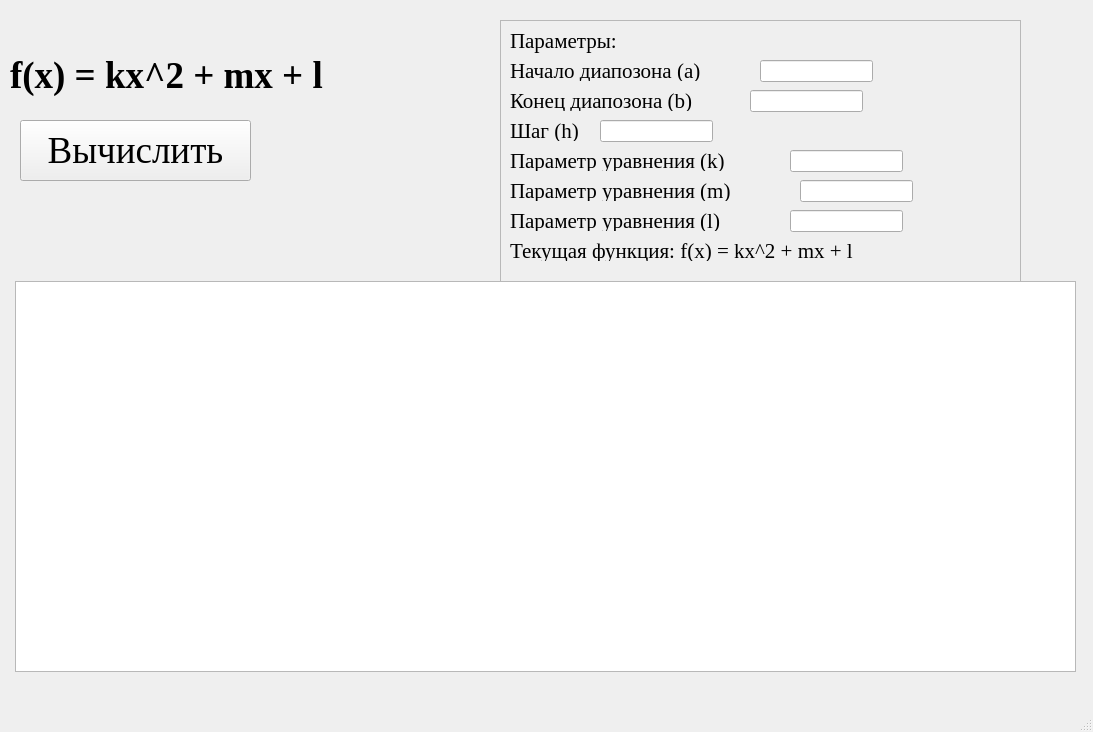
<?xml version="1.0" encoding="UTF-8"?>
<ui version="4.0">
 <class>MainWindow</class>
 <widget class="QMainWindow" name="MainWindow">
  <property name="geometry">
   <rect>
    <x>0</x>
    <y>0</y>
    <width>1093</width>
    <height>732</height>
   </rect>
  </property>
  <property name="windowTitle">
   <string>MainWindow</string>
  </property>
  <widget class="QWidget" name="centralwidget">
   <widget class="QLabel" name="label">
    <property name="geometry">
     <rect>
      <x>10</x>
      <y>20</y>
      <width>421</width>
      <height>111</height>
     </rect>
    </property>
    <property name="font">
     <font>
      <family>Times New Roman</family>
      <pointsize>28</pointsize>
      <weight>75</weight>
      <bold>true</bold>
     </font>
    </property>
    <property name="tabletTracking">
     <bool>false</bool>
    </property>
    <property name="text">
     <string>f(x) = kx^2 + mx + l</string>
    </property>
   </widget>
   <widget class="QPushButton" name="pushButton">
    <property name="geometry">
     <rect>
      <x>20</x>
      <y>120</y>
      <width>231</width>
      <height>61</height>
     </rect>
    </property>
    <property name="font">
     <font>
      <family>Times New Roman</family>
      <pointsize>28</pointsize>
     </font>
    </property>
    <property name="text">
     <string>Вычислить</string>
    </property>
   </widget>
   <widget class="QFrame" name="frame">
    <property name="geometry">
     <rect>
      <x>500</x>
      <y>20</y>
      <width>521</width>
      <height>341</height>
     </rect>
    </property>
    <property name="autoFillBackground">
     <bool>true</bool>
    </property>
    <property name="frameShape">
     <enum>QFrame::StyledPanel</enum>
    </property>
    <property name="frameShadow">
     <enum>QFrame::Raised</enum>
    </property>
    <widget class="QLabel" name="label_2">
     <property name="geometry">
      <rect>
       <x>10</x>
       <y>0</y>
       <width>151</width>
       <height>41</height>
      </rect>
     </property>
     <property name="font">
      <font>
       <family>Times New Roman</family>
       <pointsize>16</pointsize>
      </font>
     </property>
     <property name="text">
      <string>Параметры:</string>
     </property>
    </widget>
    <widget class="QLabel" name="label_3">
     <property name="geometry">
      <rect>
       <x>10</x>
       <y>40</y>
       <width>261</width>
       <height>21</height>
      </rect>
     </property>
     <property name="font">
      <font>
       <family>Times New Roman</family>
       <pointsize>16</pointsize>
      </font>
     </property>
     <property name="text">
      <string>Начало диапозона (а) </string>
     </property>
    </widget>
    <widget class="QLabel" name="label_4">
     <property name="geometry">
      <rect>
       <x>10</x>
       <y>70</y>
       <width>251</width>
       <height>21</height>
      </rect>
     </property>
     <property name="font">
      <font>
       <family>Times New Roman</family>
       <pointsize>16</pointsize>
      </font>
     </property>
     <property name="text">
      <string>Конец диапозона (b) </string>
     </property>
    </widget>
    <widget class="QLabel" name="label_5">
     <property name="geometry">
      <rect>
       <x>10</x>
       <y>100</y>
       <width>161</width>
       <height>21</height>
      </rect>
     </property>
     <property name="font">
      <font>
       <family>Times New Roman</family>
       <pointsize>16</pointsize>
      </font>
     </property>
     <property name="text">
      <string>Шаг (h)</string>
     </property>
    </widget>
    <widget class="QLabel" name="label_6">
     <property name="geometry">
      <rect>
       <x>10</x>
       <y>160</y>
       <width>291</width>
       <height>21</height>
      </rect>
     </property>
     <property name="font">
      <font>
       <family>Times New Roman</family>
       <pointsize>16</pointsize>
      </font>
     </property>
     <property name="text">
      <string>Параметр уравнения (m)</string>
     </property>
    </widget>
    <widget class="QLabel" name="label_7">
     <property name="geometry">
      <rect>
       <x>10</x>
       <y>190</y>
       <width>281</width>
       <height>21</height>
      </rect>
     </property>
     <property name="font">
      <font>
       <family>Times New Roman</family>
       <pointsize>16</pointsize>
      </font>
     </property>
     <property name="text">
      <string>Параметр уравнения (l)</string>
     </property>
    </widget>
    <widget class="QLabel" name="label_8">
     <property name="geometry">
      <rect>
       <x>10</x>
       <y>220</y>
       <width>461</width>
       <height>21</height>
      </rect>
     </property>
     <property name="font">
      <font>
       <family>Times New Roman</family>
       <pointsize>16</pointsize>
      </font>
     </property>
     <property name="text">
      <string>Текущая функция: f(x) = kx^2 + mx + l</string>
     </property>
    </widget>
    <widget class="QLineEdit" name="lineEdit_a">
     <property name="geometry">
      <rect>
       <x>260</x>
       <y>40</y>
       <width>113</width>
       <height>22</height>
      </rect>
     </property>
    </widget>
    <widget class="QLineEdit" name="lineEdit_b">
     <property name="geometry">
      <rect>
       <x>250</x>
       <y>70</y>
       <width>113</width>
       <height>22</height>
      </rect>
     </property>
    </widget>
    <widget class="QLineEdit" name="lineEdit_m">
     <property name="geometry">
      <rect>
       <x>300</x>
       <y>160</y>
       <width>113</width>
       <height>22</height>
      </rect>
     </property>
    </widget>
    <widget class="QLineEdit" name="lineEdit_h">
     <property name="geometry">
      <rect>
       <x>100</x>
       <y>100</y>
       <width>113</width>
       <height>22</height>
      </rect>
     </property>
    </widget>
    <widget class="QLabel" name="label_9">
     <property name="geometry">
      <rect>
       <x>10</x>
       <y>130</y>
       <width>291</width>
       <height>21</height>
      </rect>
     </property>
     <property name="font">
      <font>
       <family>Times New Roman</family>
       <pointsize>16</pointsize>
      </font>
     </property>
     <property name="text">
      <string>Параметр уравнения (k)</string>
     </property>
    </widget>
    <widget class="QLineEdit" name="lineEdit_k">
     <property name="geometry">
      <rect>
       <x>290</x>
       <y>130</y>
       <width>113</width>
       <height>22</height>
      </rect>
     </property>
    </widget>
    <widget class="QLineEdit" name="lineEdit_l">
     <property name="geometry">
      <rect>
       <x>290</x>
       <y>190</y>
       <width>113</width>
       <height>22</height>
      </rect>
     </property>
    </widget>
   </widget>
   <widget class="QTableWidget" name="tableWidget">
    <property name="geometry">
     <rect>
      <x>15</x>
      <y>281</y>
      <width>1061</width>
      <height>391</height>
     </rect>
    </property>
   </widget>
  </widget>
  <widget class="QMenuBar" name="menubar">
   <property name="geometry">
    <rect>
     <x>0</x>
     <y>0</y>
     <width>1093</width>
     <height>26</height>
    </rect>
   </property>
  </widget>
  <widget class="QStatusBar" name="statusbar"/>
 </widget>
 <resources/>
 <connections/>
</ui>
